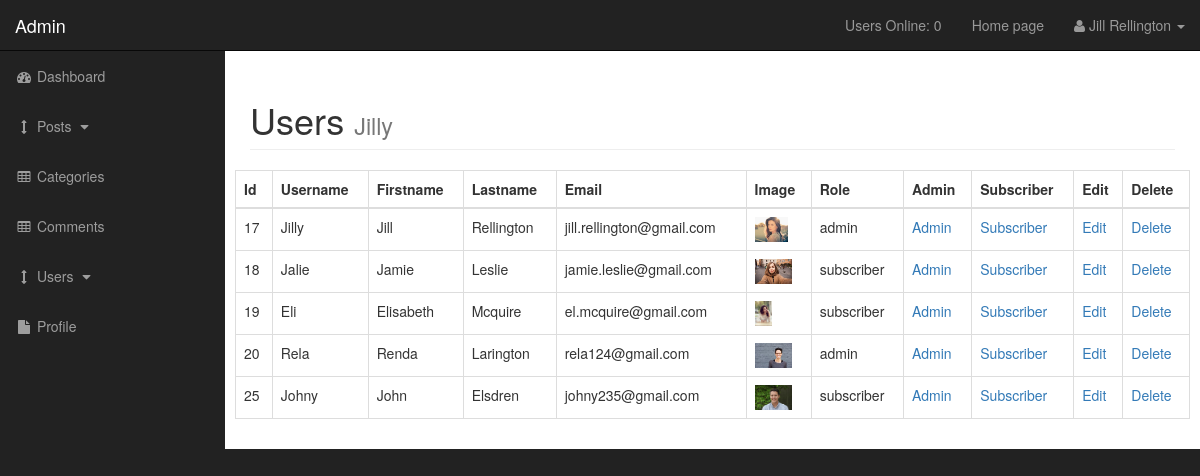
The app's page /admin/users.php (signed in) with its own data.
### tables this page shows
CREATE TABLE `users` (
  `user_id` int(3) NOT NULL,
  `username` varchar(255) NOT NULL,
  `user_password` varchar(255) NOT NULL,
  `user_firstname` varchar(255) NOT NULL,
  `user_lastname` varchar(255) NOT NULL,
  `user_email` varchar(255) NOT NULL,
  `user_image` text NOT NULL,
  `user_role` varchar(255) NOT NULL,
  `randSalt` varchar(255) NOT NULL DEFAULT '$2y$10$iusesomecrazystrings22'
);

### admin/includes/view_all_users.php (the view, shortened to what this page needs)
<table class="table table-bordered table-hover">
  <thead>
    <tr>
      <th>Id</th>
      <th>Username</th>
      <th>Firstname</th>
      <th>Lastname</th>
      <th>Email</th>
      <th>Image</th>
      <th>Role</th>
      <th>Admin</th>
      <th>Subscriber</th>
      <th>Edit</th>
      <th>Delete</th>
    </tr>
  </thead>
  <tbody>
<?php
  $query = "SELECT * FROM users";
  $result = mysqli_query($connection, $query);
  while ($row = mysqli_fetch_assoc($result)) {
    $user_id = $row['user_id'];
    $username = $row['username'];
    $user_firstname = $row['user_firstname'];
    $user_lastname = $row['user_lastname'];
    $user_email = $row['user_email'];
    $user_image = $row['user_image'];
    $user_role = $row['user_role'];
    echo "
    <tr>
      <td>{$user_id}</td>
      <td>{$username}</td>
      <td>{$user_firstname}</td>
      <td>{$user_lastname}</td>
      <td>{$user_email}</td>
      <td><img src='../images/{$user_image}' style='height: 25px;'></td>
      <td>{$user_role}</td>
      <td><a href='users.php?change_to_admin={$user_id}'>Admin</a></td>
      <td><a href='users.php?change_to_sub={$user_id}'>Subscriber</a></td>
      <td><a href='users.php?source=edit_user&u_id={$user_id}'>Edit</a></td>
      <td><a onClick=\"javascript: return confirm('Are you sure you want to delete this user?'); \" href='users.php?delete={$user_id}'>Delete</a></td>
    </tr>";
  }
?>
  </tbody>
</table>

### admin/css/sb-admin.css (style rules this page uses)
body { margin-top: 100px; background-color: #222; }
@media (min-width:768px) { body { margin-top: 50px; } }

### records on screen
users: user_id "17", username "Jilly", user_firstname "Jill", user_lastname "Rellington", user_email "jill.rellington@gmail.com", user_image (picture), user_role "admin"
users: user_id "18", username "Jalie", user_firstname "Jamie", user_lastname "Leslie", user_email "jamie.leslie@gmail.com", user_image (picture), user_role "subscriber"
users: user_id "19", username "Eli", user_firstname "Elisabeth", user_lastname "Mcquire", user_email "el.mcquire@gmail.com", user_image (picture), user_role "subscriber"
users: user_id "20", username "Rela", user_firstname "Renda", user_lastname "Larington", user_email "rela124@gmail.com", user_image (picture), user_role "admin"
users: user_id "25", username "Johny", user_firstname "John", user_lastname "Elsdren", user_email "johny235@gmail.com", user_image (picture), user_role "subscriber"

### other values on screen
$users_count "0"
$user_firstname "Jill"
$user_lastname "Rellington"
$_SESSION['username'] "Jilly"
